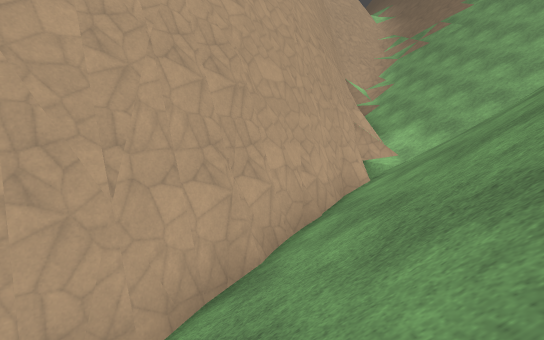
[1] (above)

16 first-person views from a walk through a level from a Godot 3-D game. The camera is 1.4 m above the floor, tilts 6° down and sees 90° across. The floor is counted in squares, 2 m on a side. Each view is taken from the middle of a square. On the plan, view 1 faces up. The plan holds only what a view shows up to about 9 squares ahead; the rest is blank. The place goes on beyond the plan. Surface patterns are stand-ins for the level's own textures.

[2]
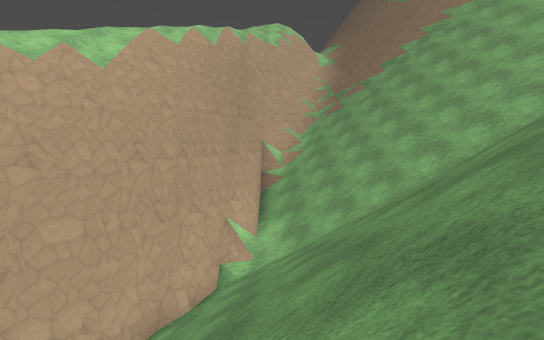

[3]
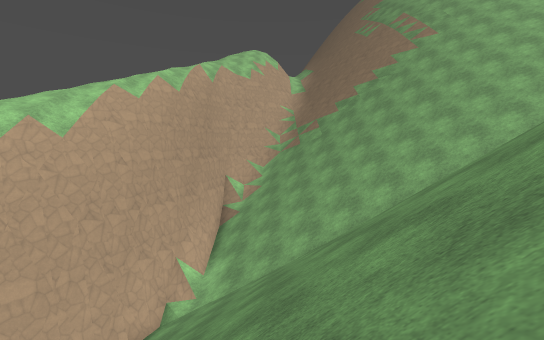

[4]
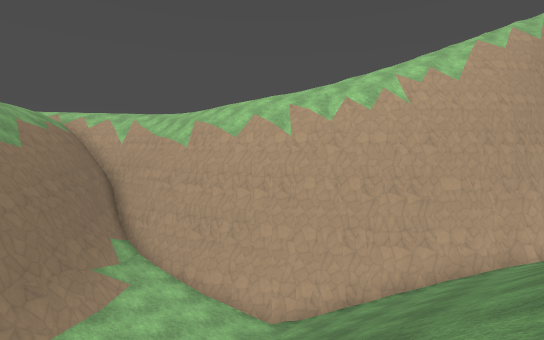

[5]
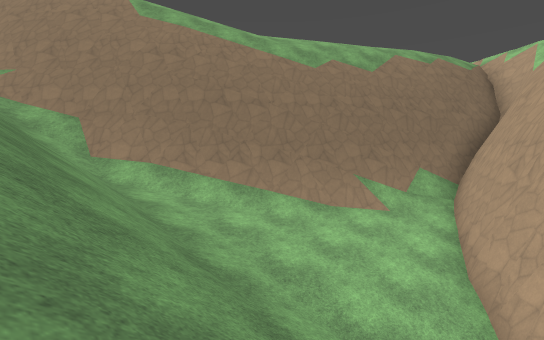

[6]
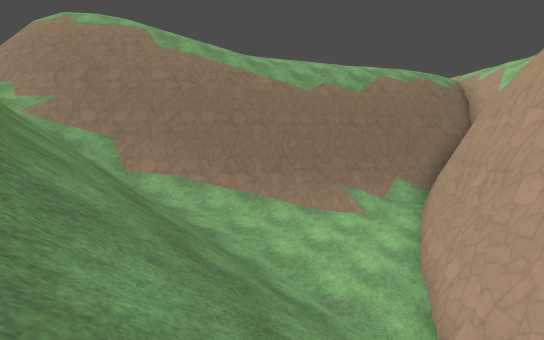

[7]
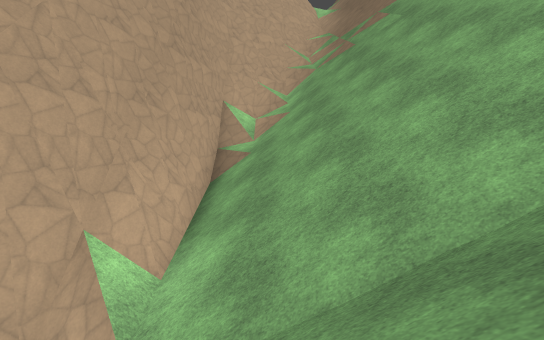

[8]
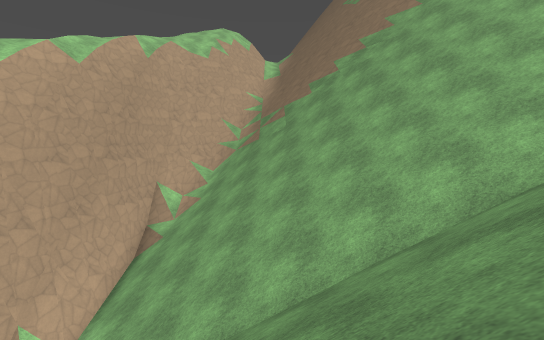

[9]
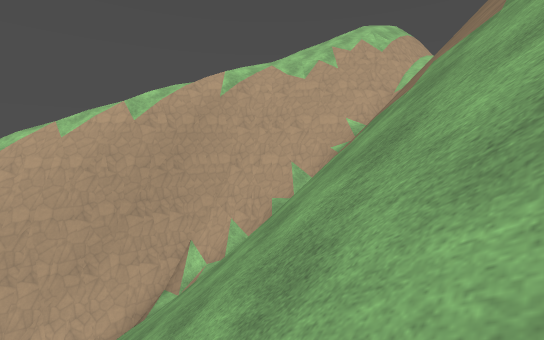

[10]
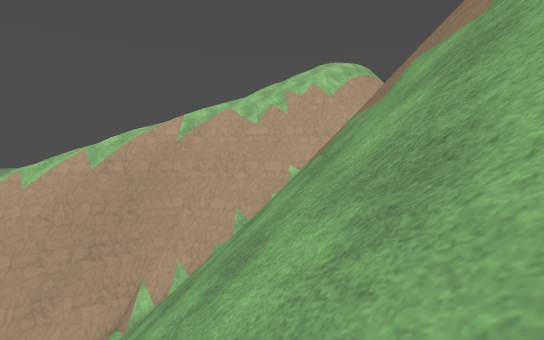

[11]
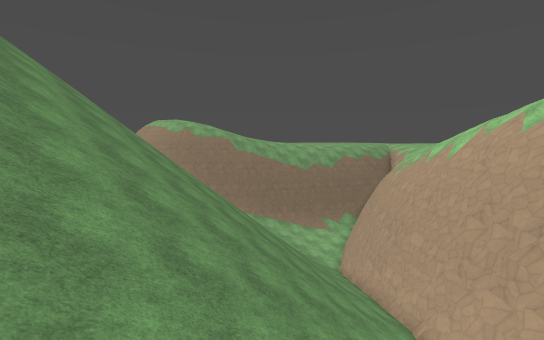

[12]
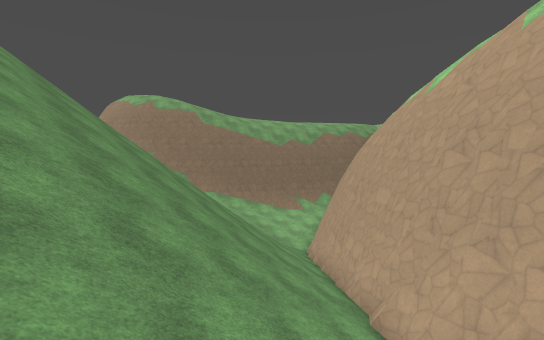

[13]
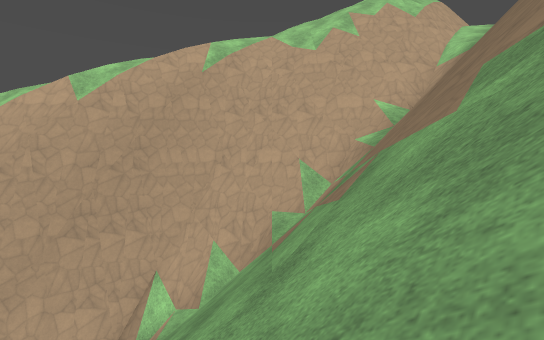

[14]
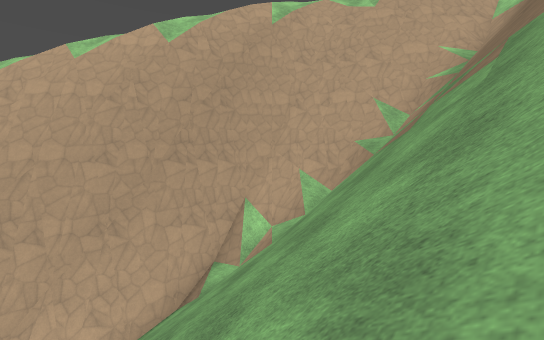

[15]
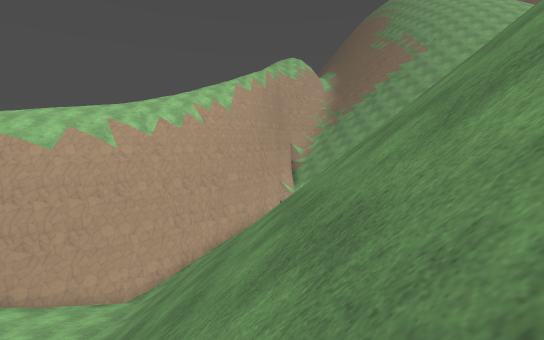

[16]
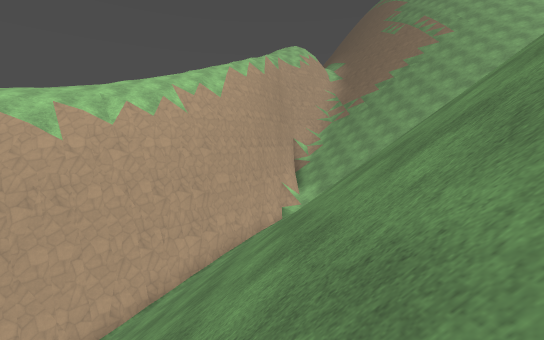

### Floor plan
Key: @ floor where view 1 was taken; # wall or solid block; . main floor; - floor 0.75 m lower than the main floor; : floor 1 m higher than the main floor; / step, stairs or slope; = window, fence, low wall or low ledge; ^ raised ledge; v drop or lower ground.
Columns run from 11 left of view 1 to 14 right of it. Each row starts with its distance up from view 1.
 16              vvv ##^^^^^v
 15              vv^^#==^^^^=
 14             /v=^=/=======
 13             /v^==/////////
 12            /vv^=//////////
 11            /v ^///////////
 10           /vv ^///////////
  9          //vv^^///////////
  8         ///v=^#///////////
  7         //vv #////////////
  6          =v ##/////////
  5          vv^#/////////
  4          v #//////////
  3      /=vv##///////////
  2      vvv##////////////
  1    vvv ##/////////////
  0  vv=####///@//////////
 -1  #####/--/////////////
 -2 ###//..../////////////
 -3  v###=::://///////////
 -4  vv=^^#/://///////
 -5  /vvv^^=//////////
 -6     vv=^#////////
 -7     /vv ^#//////
 -8      /vv #// //
 -9       /vv^#/ //

Positions as (right, up) in squares from view 1, and headings:
1: (0, 0), facing up
2: (4, 0), facing up
3: (6, -1), facing up
4: (2, -5), facing up-left
5: (0, 0), facing down-left
6: (1, 1), facing down-left
7: (5, 5), facing up
8: (8, 3), facing up
9: (12, 9), facing up-left
10: (14, 10), facing up-left
11: (10, 8), facing down-left
12: (7, 8), facing down-left
13: (10, 11), facing up-left
14: (9, 9), facing up-left
15: (2, -9), facing up
16: (2, -6), facing up
